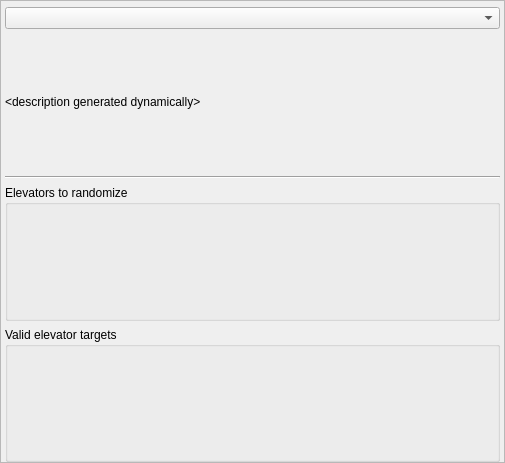
<?xml version="1.0" encoding="UTF-8"?>
<ui version="4.0">
 <class>PresetElevatorsAM2R</class>
 <widget class="QMainWindow" name="PresetElevatorsAM2R">
  <property name="geometry">
   <rect>
    <x>0</x>
    <y>0</y>
    <width>505</width>
    <height>463</height>
   </rect>
  </property>
  <property name="windowTitle">
   <string>Elevators</string>
  </property>
  <widget class="QWidget" name="centralWidget">
   <property name="maximumSize">
    <size>
     <width>16777215</width>
     <height>16777215</height>
    </size>
   </property>
   <layout class="QVBoxLayout" name="elevator_parent_layout">
    <property name="leftMargin">
     <number>0</number>
    </property>
    <property name="topMargin">
     <number>0</number>
    </property>
    <property name="rightMargin">
     <number>0</number>
    </property>
    <property name="bottomMargin">
     <number>0</number>
    </property>
    <item>
     <widget class="QScrollArea" name="elevator_scroll_area">
      <property name="widgetResizable">
       <bool>true</bool>
      </property>
      <widget class="QWidget" name="elevator_scroll_area_contents">
       <property name="geometry">
        <rect>
         <x>0</x>
         <y>0</y>
         <width>501</width>
         <height>459</height>
        </rect>
       </property>
       <layout class="QVBoxLayout" name="elevator_layout">
        <property name="leftMargin">
         <number>4</number>
        </property>
        <property name="topMargin">
         <number>6</number>
        </property>
        <property name="rightMargin">
         <number>4</number>
        </property>
        <property name="bottomMargin">
         <number>0</number>
        </property>
        <item>
         <widget class="ScrollProtectedComboBox" name="elevators_combo"/>
        </item>
        <item>
         <widget class="QLabel" name="elevators_description_label">
          <property name="text">
           <string>&lt;html&gt;&lt;head/&gt;&lt;body&gt;&lt;p&gt;&amp;lt;description generated dynamically&amp;gt;&lt;/p&gt;&lt;/body&gt;&lt;/html&gt;</string>
          </property>
          <property name="scaledContents">
           <bool>true</bool>
          </property>
          <property name="wordWrap">
           <bool>true</bool>
          </property>
         </widget>
        </item>
        <item>
         <widget class="Line" name="elevators_line_3">
          <property name="orientation">
           <enum>Qt::Horizontal</enum>
          </property>
         </widget>
        </item>
        <item>
         <widget class="QGroupBox" name="elevators_source_group">
          <property name="title">
           <string>Elevators to randomize</string>
          </property>
          <layout class="QGridLayout" name="elevators_source_layout">
           <property name="leftMargin">
            <number>1</number>
           </property>
           <property name="topMargin">
            <number>1</number>
           </property>
           <property name="rightMargin">
            <number>1</number>
           </property>
           <property name="bottomMargin">
            <number>1</number>
           </property>
           <property name="spacing">
            <number>3</number>
           </property>
          </layout>
         </widget>
        </item>
        <item>
         <widget class="QGroupBox" name="elevators_target_group">
          <property name="title">
           <string>Valid elevator targets</string>
          </property>
          <layout class="QGridLayout" name="elevators_target_layout">
           <property name="leftMargin">
            <number>1</number>
           </property>
           <property name="topMargin">
            <number>1</number>
           </property>
           <property name="rightMargin">
            <number>1</number>
           </property>
           <property name="bottomMargin">
            <number>1</number>
           </property>
           <property name="spacing">
            <number>3</number>
           </property>
          </layout>
         </widget>
        </item>
       </layout>
      </widget>
     </widget>
    </item>
   </layout>
  </widget>
 </widget>
 <layoutdefault spacing="6" margin="11"/>
 <customwidgets>
  <customwidget>
   <class>ScrollProtectedComboBox</class>
   <extends>QComboBox</extends>
   <header>randovania/gui/lib/scroll_protected.h</header>
  </customwidget>
 </customwidgets>
 <resources/>
 <connections/>
</ui>
